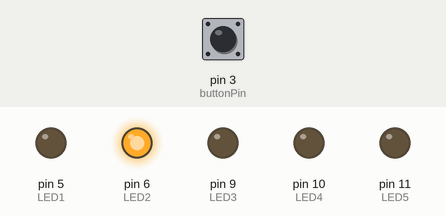
A sketch run on a simulated Arduino Uno, built with avr-gcc and run on an emulated ATmega328P. Shown: output pins drawn as LEDs (lit = HIGH). The inputs (shaded band) are chosen by the test bench; at power-on: pin 3 (buttonPin) LOW.

Above: at 1.2 s.
1.3 s: pin 3 (buttonPin) pulled HIGH for 0.15 s
At 1.8 s:
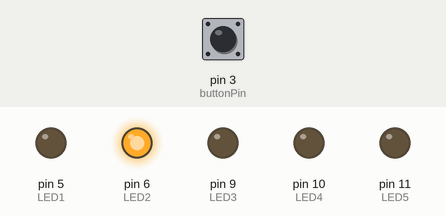
2.9 s: pin 3 (buttonPin) pulled HIGH for 1 s
At 3.8 s:
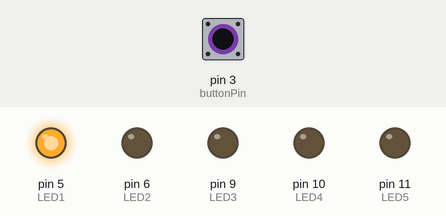
At 6.7 s:
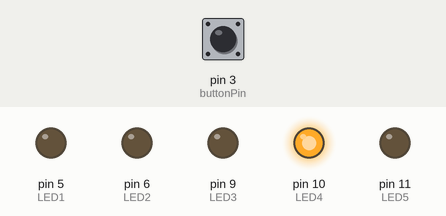
6.9 s: pin 3 (buttonPin) pulled HIGH for 3.2 s
Timing chart, 0 to 20.6 s (numbered marks = the images above; inputs shaded):
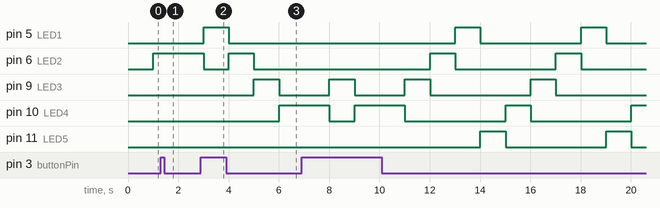

Measured:
- after the input at 1.3 s, pin 6 (LED2): stays HIGH (without the input it goes to LOW after 0.70 s); pin 9 (LED3): stays LOW (without the input it goes to HIGH after 0.70 s)
- after the input at 2.9 s, pin 5 (LED1): LOW → HIGH after 0.10 s, → LOW 1.0 s later; pin 6 (LED2): HIGH → LOW after 0.10 s, → HIGH 1.0 s later, → LOW 1.0 s later; pin 9 (LED3): LOW → HIGH after 2.1 s, → LOW 1.0 s later; pin 10 (LED4): LOW → HIGH after 3.1 s
- by itself, pin 11 (LED5): alternates HIGH for 1.0 s and LOW for 4.0 s

The sketch:

lightsequ_buttonchange.ino
```cpp
const int LED1 = 5;
const int LED2 = 6;
const int LED3 = 9;
const int LED4 = 10;
const int LED5 = 11;

int T = 1000;

int arrayState = 1;
unsigned long lastTime = 0;

bool buttonState = false;
const int buttonPin = 3;
int increment = 1;

void setup() {
  // put your setup code here, to run once:
pinMode(LED1,OUTPUT);
pinMode(LED2,OUTPUT);
pinMode(LED3,OUTPUT);
pinMode(LED4,OUTPUT);
pinMode(LED5,OUTPUT);

pinMode(buttonPin, INPUT);

digitalWrite(LED1,LOW);
digitalWrite(LED2,LOW);
digitalWrite(LED3,LOW);
digitalWrite(LED4,LOW);
digitalWrite(LED5,LOW);
}

void loop(){
  if (( millis() - lastTime) > T) {
    lastTime = millis();
    if (buttonState==true) {
      increment = increment-1;
      if (increment < -1){increment = 1;}
      buttonState = false;
    }
    arrayState = arrayState + increment;
    if (arrayState > 5){arrayState = 1;}
    if (arrayState < 1){arrayState = 5;}
    if (arrayState == 1){ digitalWrite(LED1,HIGH); }
    else { digitalWrite(LED1,LOW);}
    if (arrayState == 2){ digitalWrite(LED2,HIGH); }
    else { digitalWrite(LED2,LOW);}
    if (arrayState == 3){ digitalWrite(LED3,HIGH); }
    else { digitalWrite(LED3,LOW);}
    if (arrayState == 4){ digitalWrite(LED4,HIGH); }
    else { digitalWrite(LED4,LOW);}
    if (arrayState == 5){ digitalWrite(LED5,HIGH); }
    else { digitalWrite(LED5,LOW);}
  }
  if (digitalRead(buttonPin)==HIGH){buttonState = true;}
}
```
